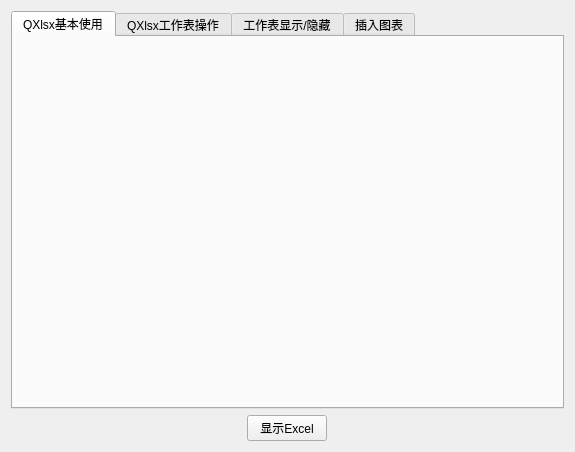
<?xml version="1.0" encoding="UTF-8"?>
<ui version="4.0">
 <class>Widget</class>
 <widget class="QWidget" name="Widget">
  <property name="geometry">
   <rect>
    <x>0</x>
    <y>0</y>
    <width>575</width>
    <height>452</height>
   </rect>
  </property>
  <property name="windowTitle">
   <string>Widget</string>
  </property>
  <layout class="QGridLayout" name="gridLayout">
   <item row="1" column="0">
    <spacer name="horizontalSpacer">
     <property name="orientation">
      <enum>Qt::Horizontal</enum>
     </property>
     <property name="sizeHint" stdset="0">
      <size>
       <width>232</width>
       <height>20</height>
      </size>
     </property>
    </spacer>
   </item>
   <item row="1" column="1">
    <widget class="QPushButton" name="but_show">
     <property name="text">
      <string>显示Excel</string>
     </property>
    </widget>
   </item>
   <item row="1" column="2">
    <spacer name="horizontalSpacer_2">
     <property name="orientation">
      <enum>Qt::Horizontal</enum>
     </property>
     <property name="sizeHint" stdset="0">
      <size>
       <width>232</width>
       <height>20</height>
      </size>
     </property>
    </spacer>
   </item>
   <item row="0" column="0" colspan="3">
    <widget class="QTabWidget" name="tabWidget">
     <property name="currentIndex">
      <number>0</number>
     </property>
     <widget class="Test1" name="tab">
      <attribute name="title">
       <string>QXlsx基本使用</string>
      </attribute>
     </widget>
     <widget class="Test2" name="tab_2">
      <attribute name="title">
       <string>QXlsx工作表操作</string>
      </attribute>
     </widget>
     <widget class="Test3" name="tab_3">
      <attribute name="title">
       <string>工作表显示/隐藏</string>
      </attribute>
     </widget>
     <widget class="Test4" name="tab_4">
      <attribute name="title">
       <string>插入图表</string>
      </attribute>
     </widget>
    </widget>
   </item>
  </layout>
 </widget>
 <customwidgets>
  <customwidget>
   <class>Test1</class>
   <extends>QWidget</extends>
   <header>test1.h</header>
   <container>1</container>
  </customwidget>
  <customwidget>
   <class>Test2</class>
   <extends>QWidget</extends>
   <header>test2.h</header>
   <container>1</container>
  </customwidget>
  <customwidget>
   <class>Test3</class>
   <extends>QWidget</extends>
   <header>test3.h</header>
   <container>1</container>
  </customwidget>
  <customwidget>
   <class>Test4</class>
   <extends>QWidget</extends>
   <header>test4.h</header>
   <container>1</container>
  </customwidget>
 </customwidgets>
 <resources/>
 <connections/>
</ui>
